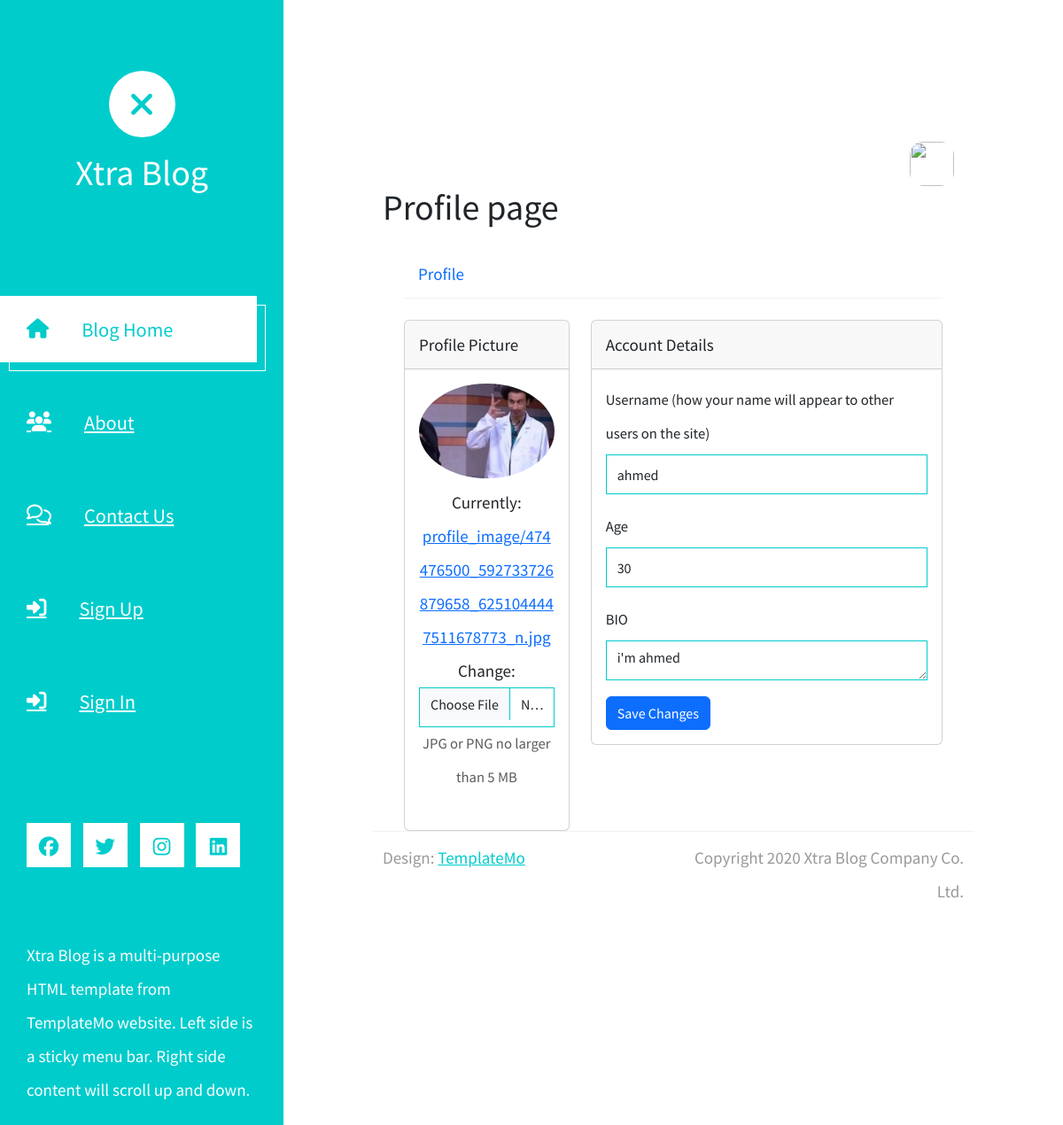
Screenshot of /accounts/profile/1 with the database file from the repository.
### accounts/models.py (models this page shows, shortened)
class Profile(models.Model):
    user = models.OneToOneField(User, on_delete=models.CASCADE)
    name = models.CharField(max_length=50)
    bio = models.TextField(max_length=500, blank=True)
    age = models.IntegerField(blank=True,default=0)
    img=models.ImageField(upload_to='profile_image')

### accounts/views.py (the view)
# urls.py: path('profile/<int:pk>',user_profile,name='profile'),
def user_profile(request,pk):
    profile=Profile.objects.get(id=pk)
    if request.POST:
        form=ProfileForm(request.POST,request.FILES,instance=profile)
        if form.errors:
            messages.error(request, f'{form.errors}')
        if form.is_valid():
            new=form.save(commit=False)
            new.user=request.user
            new.save()
            messages.success(request, "Profile has been updated successfully")
            return redirect('profile', pk=profile.id)
    else:
        form=ProfileForm(instance=profile)
    return render(request, 'profile.html', {'form': form, 'profile': profile})

### accounts/forms.py
class ProfileForm(forms.ModelForm):
    class Meta:
        model = Profile
        exclude = ('user',)
    def __init__(self, *args, **kwargs):
        super().__init__(*args, **kwargs)
        for field_name,field in self.fields.items():
            field.widget.attrs['class']='form-control'

### accounts/templates/profile.html (shortened to what this page needs)
{% extends 'base.html' %}
{% block content %}
  <h1>Profile page</h1>
  <div class="container-xl px-4 mt-4">
    <nav class="nav nav-borders">
        <a class="nav-link active ms-0" href="https://www.bootdey.com/snippets/view/bs5-edit-profile-account-details" target="__blank">Profile</a>
    </nav>
    <hr class="mt-0 mb-4">
    <form method="POST" enctype="multipart/form-data">
    <div class="row">
        <div class="col-xl-4">
            <div class="card mb-4 mb-xl-0">
                <div class="card-header">Profile Picture</div>
                <div class="card-body text-center">
                    <img class="img-account-profile rounded-circle mb-2" src="{% if profile.img %}{{ profile.img.url }} {% endif %}" style="width: -webkit-fill-available;" alt="">
                    {{ form.img }}
                    <div class="small font-italic text-muted mb-4">JPG or PNG no larger than 5 MB</div>
                </div>
            </div>
        </div>
        <div class="col-xl-8">
            <div class="card mb-4">
                <div class="card-header">Account Details</div>
                <div class="card-body">
                        <div class="mb-3">
                            <label class="small mb-1" for="inputUsername">Username (how your name will appear to other users on the site)</label>
                            {{ form.name }}
                        </div>
                        <div class="mb-3">
                            <label class="small mb-1" for="inputUsername">Age</label>
                            {{ form.age }}
                        </div>
                        <div class="mb-3">
                            <label class="small mb-1" for="inputEmailAddress">BIO</label>
                            {{ form.bio }}
                        </div>
                        <input class="btn btn-primary" type="submit" value="Save Changes">
                </div>
              </div>
            </form>
        </div>
    </div>
{% endblock content %}

### rows the page displays
Profile: img (picture), name "ahmed", age "30", bio "i'm ahmed"
